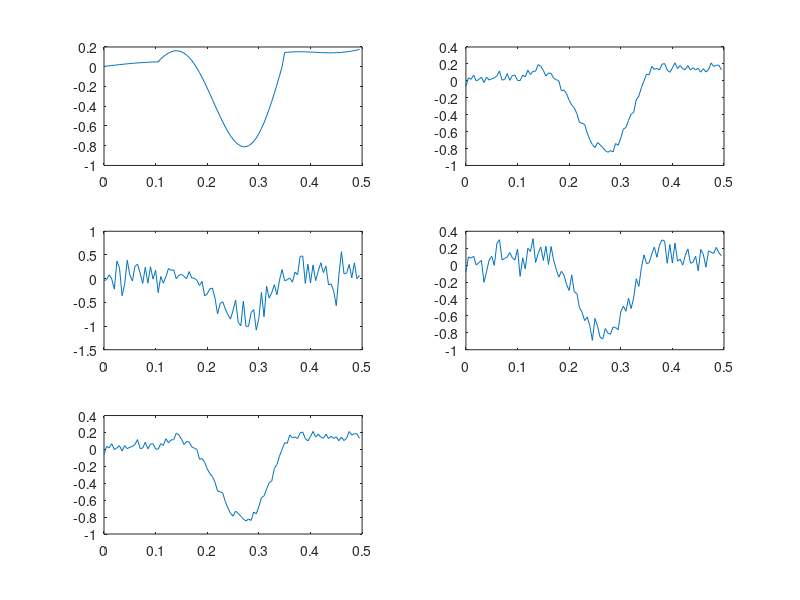
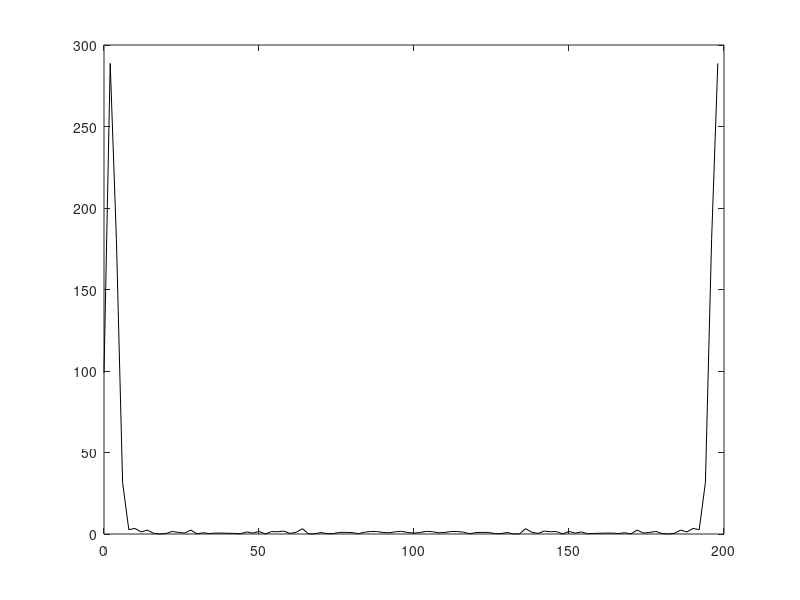

These figures' MATLAB source, in order:
% Example 1.7
%
load biossinal; % Get visual evoked response data;
fs = 1/.005; % Sample interval = 5 msec
N = length(sem_ruido);
t_sem_ruido = (0:N-1)/fs;
novo = vec2mat(biossinal,100); %
[NL,NC] = size(novo); % Get data matrix size

if NL < NC
novo = novo'; % Transpose matrix
t = (0:NL-1)/fs; % Generate time vector
else
t = (0:NC-1)/fs; % Time vector if no transpose
end

figure(1);
subplot(321);
plot(t_sem_ruido,sem_ruido); % Plot individual record
subplot(322);
avg1 = mean(novo); % Calculate ensemble average
plot(t,avg1); 
subplot(323);
avg2 = mean(novo(1:25,:)); % Calculate ensemble average
plot(t,avg2); 
subplot(324);
avg3 = mean(novo(1:100,:)); % Calculate ensemble average
plot(t,avg3); 
subplot(325);
avg4 = mean(novo(1:1000,:)); % Calculate ensemble average
plot(t,avg4); 



%Alinea B%
f=(0:N-1)*(fs/N);
%YI=(abs(fft(mean(novo(1:1000,:))))).^2;
YI = abs((fft(mean(novo(1:100,:)))).^2);
figure(2);
%plot(f(1:end/2),YI(1:end/2),'k');
plot(f(1:N),YI(1:end),'k');




















